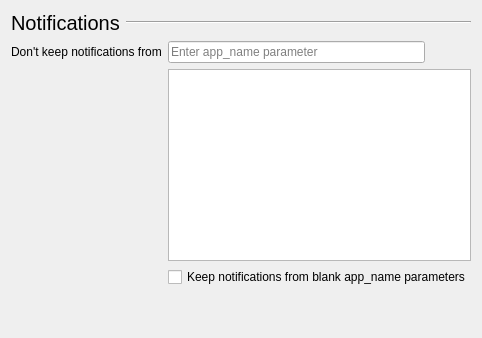
          <widget class="QWidget" name="NotificationsSettings" native="true">
           <layout class="QGridLayout" name="gridLayout_3">
            <item row="1" column="0">
             <widget class="QLabel" name="label_14">
              <property name="text">
               <string>Don't keep notifications from</string>
              </property>
             </widget>
            </item>
            <item row="2" column="1" colspan="2">
             <widget class="QListView" name="listView"/>
            </item>
            <item row="1" column="2">
             <widget class="QPushButton" name="pushButton_9">
              <property name="text">
               <string/>
              </property>
              <property name="icon">
               <iconset theme="list-add">
                <normaloff>.</normaloff>.</iconset>
              </property>
              <property name="flat">
               <bool>true</bool>
              </property>
             </widget>
            </item>
            <item row="1" column="1">
             <widget class="QLineEdit" name="lineEdit_3">
              <property name="placeholderText">
               <string>Enter app_name parameter</string>
              </property>
             </widget>
            </item>
            <item row="4" column="0" colspan="3">
             <spacer name="verticalSpacer_10">
              <property name="orientation">
               <enum>Qt::Vertical</enum>
              </property>
              <property name="sizeHint" stdset="0">
               <size>
                <width>20</width>
                <height>40</height>
               </size>
              </property>
             </spacer>
            </item>
            <item row="0" column="0" colspan="3">
             <widget class="QFrame" name="displayHeader_2">
              <property name="frameShape">
               <enum>QFrame::NoFrame</enum>
              </property>
              <property name="frameShadow">
               <enum>QFrame::Raised</enum>
              </property>
              <layout class="QHBoxLayout" name="horizontalLayout_13">
               <property name="leftMargin">
                <number>0</number>
               </property>
               <property name="topMargin">
                <number>0</number>
               </property>
               <property name="rightMargin">
                <number>0</number>
               </property>
               <property name="bottomMargin">
                <number>0</number>
               </property>
               <item>
                <widget class="QLabel" name="displayLabel_2">
                 <property name="font">
                  <font>
                   <pointsize>15</pointsize>
                  </font>
                 </property>
                 <property name="text">
                  <string>Notifications</string>
                 </property>
                </widget>
               </item>
               <item>
                <widget class="Line" name="displayLine_2">
                 <property name="sizePolicy">
                  <sizepolicy hsizetype="Expanding" vsizetype="Fixed">
                   <horstretch>0</horstretch>
                   <verstretch>0</verstretch>
                  </sizepolicy>
                 </property>
                 <property name="orientation">
                  <enum>Qt::Horizontal</enum>
                 </property>
                </widget>
               </item>
              </layout>
             </widget>
            </item>
            <item row="3" column="1" colspan="2">
             <widget class="QCheckBox" name="checkBox">
              <property name="text">
               <string>Keep notifications from blank app_name parameters</string>
              </property>
             </widget>
            </item>
           </layout>
          </widget>
